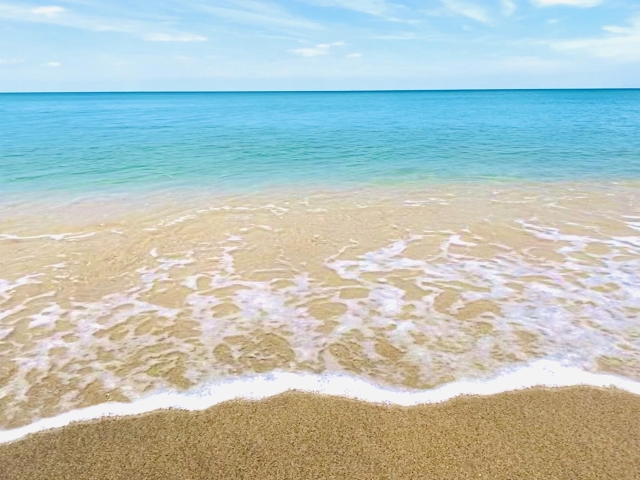
#> input picture ocean.JPG, 640 x 480 px
$ python image.py
#> lines starting #> are read from the running program, lines starting #| are printed output that depends on the picture; after the words box and inside, x2 and y2 are one past the last pixel; in counts of white or black regions, pixels touching at a corner belong together
import cv2

path = "ocean.JPG"
img = cv2.imread(path)
#> img is the input picture: shape (480, 640, 3); mean B, G, R 191.3, 196, 182.8

cv2.putText(img,
            "Hello Python",
            org=(200,50),
            fontFace=cv2.FONT_HERSHEY_DUPLEX,
            fontScale=1.5,
            color=(0, 255, 0),
            thickness=2,
            lineType=cv2.LINE_AA)
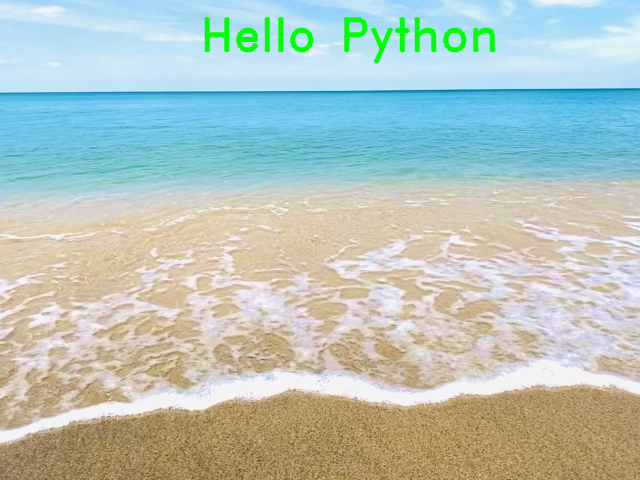
#> img: shape (480, 640, 3); 1.36% of pixels changed, all inside (x1, y1, x2, y2) = (204, 16, 496, 64)

cv2.imshow('image', img)
cv2.waitKey(0)
cv2.destroyAllWindows()
